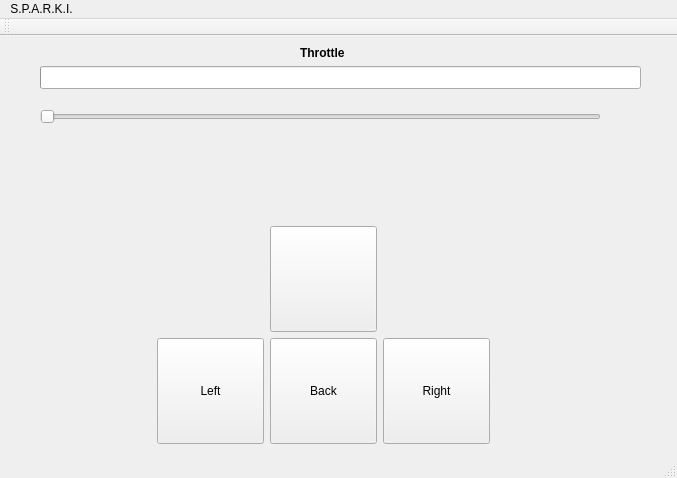
<?xml version="1.0" encoding="UTF-8"?>
<ui version="4.0">
 <class>MainWindow</class>
 <widget class="QMainWindow" name="MainWindow">
  <property name="geometry">
   <rect>
    <x>0</x>
    <y>0</y>
    <width>677</width>
    <height>478</height>
   </rect>
  </property>
  <property name="windowTitle">
   <string>MainWindow</string>
  </property>
  <widget class="QWidget" name="centralWidget">
   <widget class="QToolButton" name="forwardButton">
    <property name="geometry">
     <rect>
      <x>270</x>
      <y>190</y>
      <width>107</width>
      <height>106</height>
     </rect>
    </property>
    <property name="text">
     <string/>
    </property>
    <property name="icon">
     <iconset>
      <normaloff>../../../Downloads/SPARKI Icons/Alarm-Arrow-Up-icon.png</normaloff>../../../Downloads/SPARKI Icons/Alarm-Arrow-Up-icon.png</iconset>
    </property>
    <property name="iconSize">
     <size>
      <width>100</width>
      <height>100</height>
     </size>
    </property>
    <property name="autoRepeat">
     <bool>false</bool>
    </property>
    <property name="autoRepeatDelay">
     <number>100</number>
    </property>
   </widget>
   <widget class="QToolButton" name="backButton">
    <property name="geometry">
     <rect>
      <x>270</x>
      <y>302</y>
      <width>107</width>
      <height>106</height>
     </rect>
    </property>
    <property name="text">
     <string>Back</string>
    </property>
    <property name="icon">
     <iconset>
      <normaloff>../../../Downloads/SPARKI Icons/Alarm-Arrow-Down-icon.png</normaloff>../../../Downloads/SPARKI Icons/Alarm-Arrow-Down-icon.png</iconset>
    </property>
    <property name="iconSize">
     <size>
      <width>100</width>
      <height>100</height>
     </size>
    </property>
   </widget>
   <widget class="QToolButton" name="rightButton">
    <property name="geometry">
     <rect>
      <x>383</x>
      <y>302</y>
      <width>107</width>
      <height>106</height>
     </rect>
    </property>
    <property name="text">
     <string>Right</string>
    </property>
    <property name="icon">
     <iconset>
      <normaloff>../../../Downloads/SPARKI Icons/Alarm-Arrow-Right-icon.png</normaloff>../../../Downloads/SPARKI Icons/Alarm-Arrow-Right-icon.png</iconset>
    </property>
    <property name="iconSize">
     <size>
      <width>100</width>
      <height>100</height>
     </size>
    </property>
   </widget>
   <widget class="QToolButton" name="leftButton">
    <property name="geometry">
     <rect>
      <x>157</x>
      <y>302</y>
      <width>107</width>
      <height>106</height>
     </rect>
    </property>
    <property name="autoFillBackground">
     <bool>false</bool>
    </property>
    <property name="text">
     <string>Left</string>
    </property>
    <property name="icon">
     <iconset>
      <normaloff>../../../Downloads/SPARKI Icons/Alarm-Arrow-Left-icon.png</normaloff>../../../Downloads/SPARKI Icons/Alarm-Arrow-Left-icon.png</iconset>
    </property>
    <property name="iconSize">
     <size>
      <width>100</width>
      <height>100</height>
     </size>
    </property>
   </widget>
   <widget class="QSlider" name="speedSlider">
    <property name="geometry">
     <rect>
      <x>40</x>
      <y>70</y>
      <width>561</width>
      <height>22</height>
     </rect>
    </property>
    <property name="minimum">
     <number>85</number>
    </property>
    <property name="maximum">
     <number>250</number>
    </property>
    <property name="orientation">
     <enum>Qt::Horizontal</enum>
    </property>
   </widget>
   <widget class="QProgressBar" name="speedBar">
    <property name="geometry">
     <rect>
      <x>40</x>
      <y>30</y>
      <width>601</width>
      <height>23</height>
     </rect>
    </property>
    <property name="minimum">
     <number>85</number>
    </property>
    <property name="maximum">
     <number>250</number>
    </property>
    <property name="value">
     <number>84</number>
    </property>
    <property name="format">
     <string>%v</string>
    </property>
   </widget>
   <widget class="QLabel" name="label">
    <property name="geometry">
     <rect>
      <x>300</x>
      <y>10</y>
      <width>47</width>
      <height>13</height>
     </rect>
    </property>
    <property name="font">
     <font>
      <weight>75</weight>
      <bold>true</bold>
      <kerning>true</kerning>
     </font>
    </property>
    <property name="text">
     <string>Throttle</string>
    </property>
   </widget>
  </widget>
  <widget class="QMenuBar" name="menuBar">
   <property name="geometry">
    <rect>
     <x>0</x>
     <y>0</y>
     <width>677</width>
     <height>21</height>
    </rect>
   </property>
   <widget class="QMenu" name="menuS_P_A_R_K_I">
    <property name="title">
     <string>S.P.A.R.K.I.</string>
    </property>
   </widget>
   <addaction name="menuS_P_A_R_K_I"/>
  </widget>
  <widget class="QToolBar" name="mainToolBar">
   <attribute name="toolBarArea">
    <enum>TopToolBarArea</enum>
   </attribute>
   <attribute name="toolBarBreak">
    <bool>false</bool>
   </attribute>
  </widget>
  <widget class="QStatusBar" name="statusBar"/>
 </widget>
 <layoutdefault spacing="6" margin="11"/>
 <resources/>
 <connections/>
</ui>
